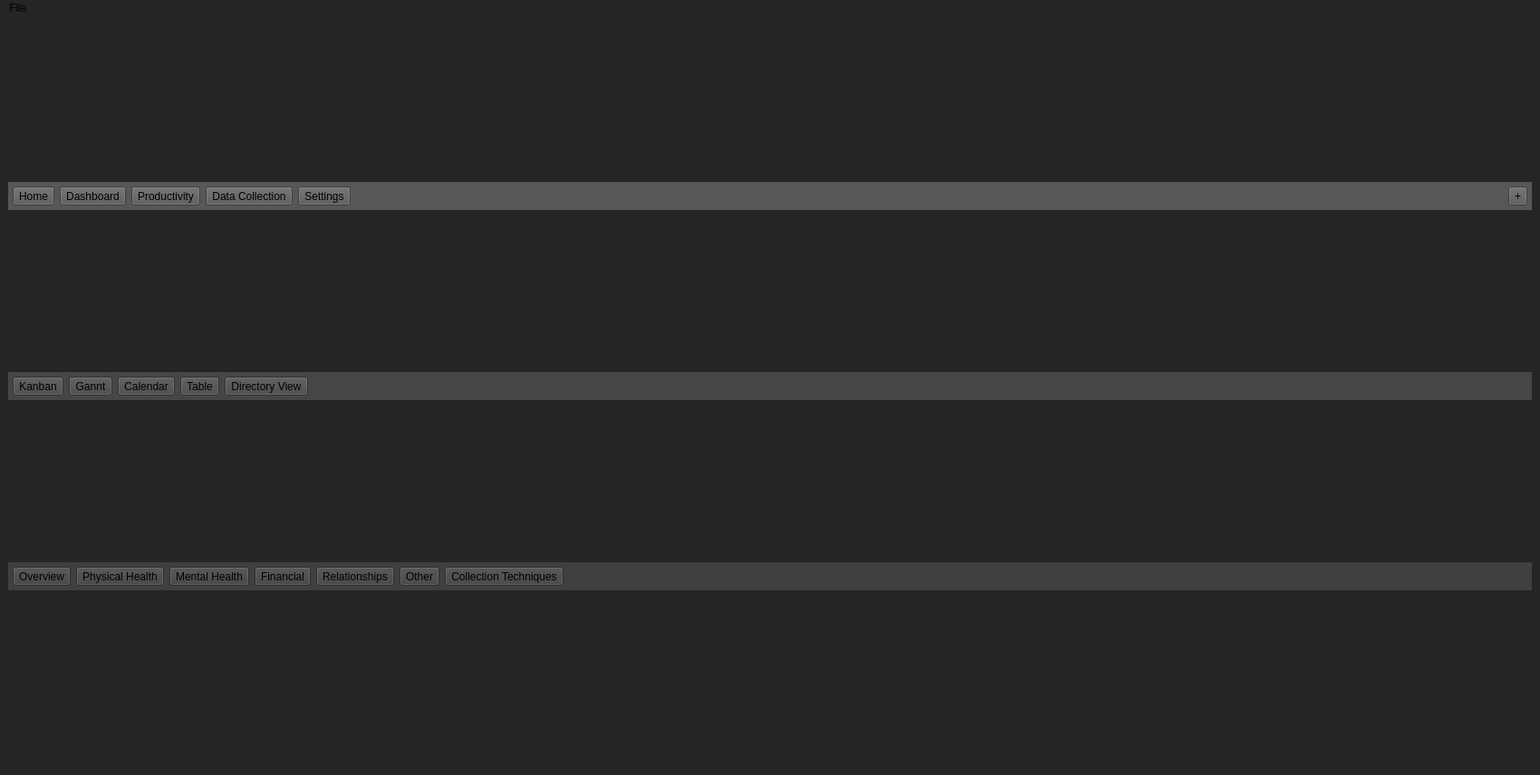
<?xml version="1.0" encoding="UTF-8"?>
<ui version="4.0">
 <class>MainWindow</class>
 <widget class="QMainWindow" name="MainWindow">
  <property name="geometry">
   <rect>
    <x>0</x>
    <y>0</y>
    <width>1700</width>
    <height>856</height>
   </rect>
  </property>
  <property name="windowTitle">
   <string>MainWindow</string>
  </property>
  <property name="styleSheet">
   <string notr="true">background-color: rgb(37, 37, 37);</string>
  </property>
  <widget class="QWidget" name="centralwidget">
   <layout class="QHBoxLayout" name="horizontalLayout">
    <item>
     <widget class="QFrame" name="mainArea">
      <property name="frameShape">
       <enum>QFrame::NoFrame</enum>
      </property>
      <property name="frameShadow">
       <enum>QFrame::Plain</enum>
      </property>
      <layout class="QVBoxLayout" name="verticalLayout">
       <property name="leftMargin">
        <number>0</number>
       </property>
       <property name="topMargin">
        <number>0</number>
       </property>
       <property name="rightMargin">
        <number>0</number>
       </property>
       <property name="bottomMargin">
        <number>0</number>
       </property>
       <item>
        <widget class="QFrame" name="mainToolBar">
         <property name="sizePolicy">
          <sizepolicy hsizetype="Preferred" vsizetype="Maximum">
           <horstretch>0</horstretch>
           <verstretch>0</verstretch>
          </sizepolicy>
         </property>
         <property name="maximumSize">
          <size>
           <width>16777215</width>
           <height>16777215</height>
          </size>
         </property>
         <property name="styleSheet">
          <string notr="true">background-color: rgb(87, 87, 88);</string>
         </property>
         <property name="frameShape">
          <enum>QFrame::NoFrame</enum>
         </property>
         <property name="frameShadow">
          <enum>QFrame::Plain</enum>
         </property>
         <layout class="QHBoxLayout" name="horizontalLayout_2">
          <property name="leftMargin">
           <number>5</number>
          </property>
          <property name="topMargin">
           <number>5</number>
          </property>
          <property name="rightMargin">
           <number>5</number>
          </property>
          <property name="bottomMargin">
           <number>5</number>
          </property>
          <item>
           <widget class="QToolButton" name="mainHomeBtn">
            <property name="text">
             <string>Home</string>
            </property>
            <property name="checkable">
             <bool>false</bool>
            </property>
           </widget>
          </item>
          <item>
           <widget class="QToolButton" name="mainDashboardBtn">
            <property name="text">
             <string>Dashboard</string>
            </property>
            <property name="checkable">
             <bool>false</bool>
            </property>
           </widget>
          </item>
          <item>
           <widget class="QToolButton" name="mainProductivityBtn">
            <property name="text">
             <string>Productivity</string>
            </property>
            <property name="checkable">
             <bool>false</bool>
            </property>
           </widget>
          </item>
          <item>
           <widget class="QToolButton" name="mainDataCollectionBtn">
            <property name="text">
             <string>Data Collection</string>
            </property>
            <property name="checkable">
             <bool>false</bool>
            </property>
           </widget>
          </item>
          <item>
           <widget class="QToolButton" name="mainSettingsBtn">
            <property name="text">
             <string>Settings</string>
            </property>
            <property name="checkable">
             <bool>false</bool>
            </property>
           </widget>
          </item>
          <item>
           <spacer name="horizontalSpacer">
            <property name="orientation">
             <enum>Qt::Horizontal</enum>
            </property>
            <property name="sizeHint" stdset="0">
             <size>
              <width>40</width>
              <height>20</height>
             </size>
            </property>
           </spacer>
          </item>
          <item>
           <widget class="QToolButton" name="addNewItem">
            <property name="text">
             <string>+</string>
            </property>
           </widget>
          </item>
         </layout>
        </widget>
       </item>
       <item>
        <widget class="QFrame" name="productivityToolBar">
         <property name="enabled">
          <bool>true</bool>
         </property>
         <property name="sizePolicy">
          <sizepolicy hsizetype="Preferred" vsizetype="Maximum">
           <horstretch>0</horstretch>
           <verstretch>0</verstretch>
          </sizepolicy>
         </property>
         <property name="maximumSize">
          <size>
           <width>16777215</width>
           <height>16777215</height>
          </size>
         </property>
         <property name="styleSheet">
          <string notr="true">background-color: rgb(71, 70, 71);</string>
         </property>
         <property name="frameShape">
          <enum>QFrame::NoFrame</enum>
         </property>
         <property name="frameShadow">
          <enum>QFrame::Plain</enum>
         </property>
         <layout class="QHBoxLayout" name="horizontalLayout_3">
          <property name="leftMargin">
           <number>5</number>
          </property>
          <property name="topMargin">
           <number>5</number>
          </property>
          <property name="rightMargin">
           <number>5</number>
          </property>
          <property name="bottomMargin">
           <number>5</number>
          </property>
          <item>
           <widget class="QToolButton" name="productivityKanbanBtn">
            <property name="text">
             <string>Kanban</string>
            </property>
           </widget>
          </item>
          <item>
           <widget class="QToolButton" name="productivityGanntBtn">
            <property name="text">
             <string>Gannt</string>
            </property>
           </widget>
          </item>
          <item>
           <widget class="QToolButton" name="productivityCalendarBtn">
            <property name="text">
             <string>Calendar</string>
            </property>
           </widget>
          </item>
          <item>
           <widget class="QToolButton" name="productivityTableBtn">
            <property name="text">
             <string>Table</string>
            </property>
           </widget>
          </item>
          <item>
           <widget class="QToolButton" name="productivityDirectoryViewBtn">
            <property name="text">
             <string>Directory View</string>
            </property>
           </widget>
          </item>
          <item>
           <spacer name="horizontalSpacer_2">
            <property name="orientation">
             <enum>Qt::Horizontal</enum>
            </property>
            <property name="sizeHint" stdset="0">
             <size>
              <width>40</width>
              <height>20</height>
             </size>
            </property>
           </spacer>
          </item>
         </layout>
        </widget>
       </item>
       <item>
        <widget class="QFrame" name="dataCollectionToolBar">
         <property name="sizePolicy">
          <sizepolicy hsizetype="Preferred" vsizetype="Maximum">
           <horstretch>0</horstretch>
           <verstretch>0</verstretch>
          </sizepolicy>
         </property>
         <property name="styleSheet">
          <string notr="true">background-color: rgb(63, 64, 64);</string>
         </property>
         <property name="frameShape">
          <enum>QFrame::NoFrame</enum>
         </property>
         <property name="frameShadow">
          <enum>QFrame::Plain</enum>
         </property>
         <layout class="QHBoxLayout" name="horizontalLayout_4">
          <property name="leftMargin">
           <number>5</number>
          </property>
          <property name="topMargin">
           <number>5</number>
          </property>
          <property name="rightMargin">
           <number>5</number>
          </property>
          <property name="bottomMargin">
           <number>5</number>
          </property>
          <item>
           <widget class="QToolButton" name="dataCollectionToolBarOverviewBtn">
            <property name="text">
             <string>Overview</string>
            </property>
           </widget>
          </item>
          <item>
           <widget class="QToolButton" name="dataCollectionToolBarPhysicalBtn">
            <property name="text">
             <string>Physical Health</string>
            </property>
           </widget>
          </item>
          <item>
           <widget class="QToolButton" name="dataCollectionToolBarMeantlBtn">
            <property name="text">
             <string>Mental Health</string>
            </property>
           </widget>
          </item>
          <item>
           <widget class="QToolButton" name="dataCollectionToolBarFinancialBtn">
            <property name="text">
             <string>Financial</string>
            </property>
           </widget>
          </item>
          <item>
           <widget class="QToolButton" name="dataCollectionToolBarRelationshipsBtn">
            <property name="text">
             <string>Relationships</string>
            </property>
           </widget>
          </item>
          <item>
           <widget class="QToolButton" name="dataCollectionToolBarOtherBtn">
            <property name="text">
             <string>Other</string>
            </property>
           </widget>
          </item>
          <item>
           <widget class="QToolButton" name="dataCollectionToolBarCollectionBtn">
            <property name="text">
             <string>Collection Techniques</string>
            </property>
           </widget>
          </item>
          <item>
           <spacer name="horizontalSpacer_3">
            <property name="orientation">
             <enum>Qt::Horizontal</enum>
            </property>
            <property name="sizeHint" stdset="0">
             <size>
              <width>40</width>
              <height>20</height>
             </size>
            </property>
           </spacer>
          </item>
         </layout>
        </widget>
       </item>
      </layout>
     </widget>
    </item>
   </layout>
  </widget>
  <widget class="QMenuBar" name="menubar">
   <property name="geometry">
    <rect>
     <x>0</x>
     <y>0</y>
     <width>1700</width>
     <height>21</height>
    </rect>
   </property>
   <widget class="QMenu" name="menuFile">
    <property name="title">
     <string>File</string>
    </property>
    <addaction name="actionNew_Folder"/>
    <addaction name="separator"/>
    <addaction name="actionOpenFolder"/>
   </widget>
   <addaction name="menuFile"/>
  </widget>
  <widget class="QStatusBar" name="statusbar"/>
  <action name="actionNew_Folder">
   <property name="text">
    <string>New Folder</string>
   </property>
  </action>
  <action name="actionOpenFolder">
   <property name="text">
    <string>OpenFolder</string>
   </property>
  </action>
 </widget>
 <resources/>
 <connections/>
</ui>
